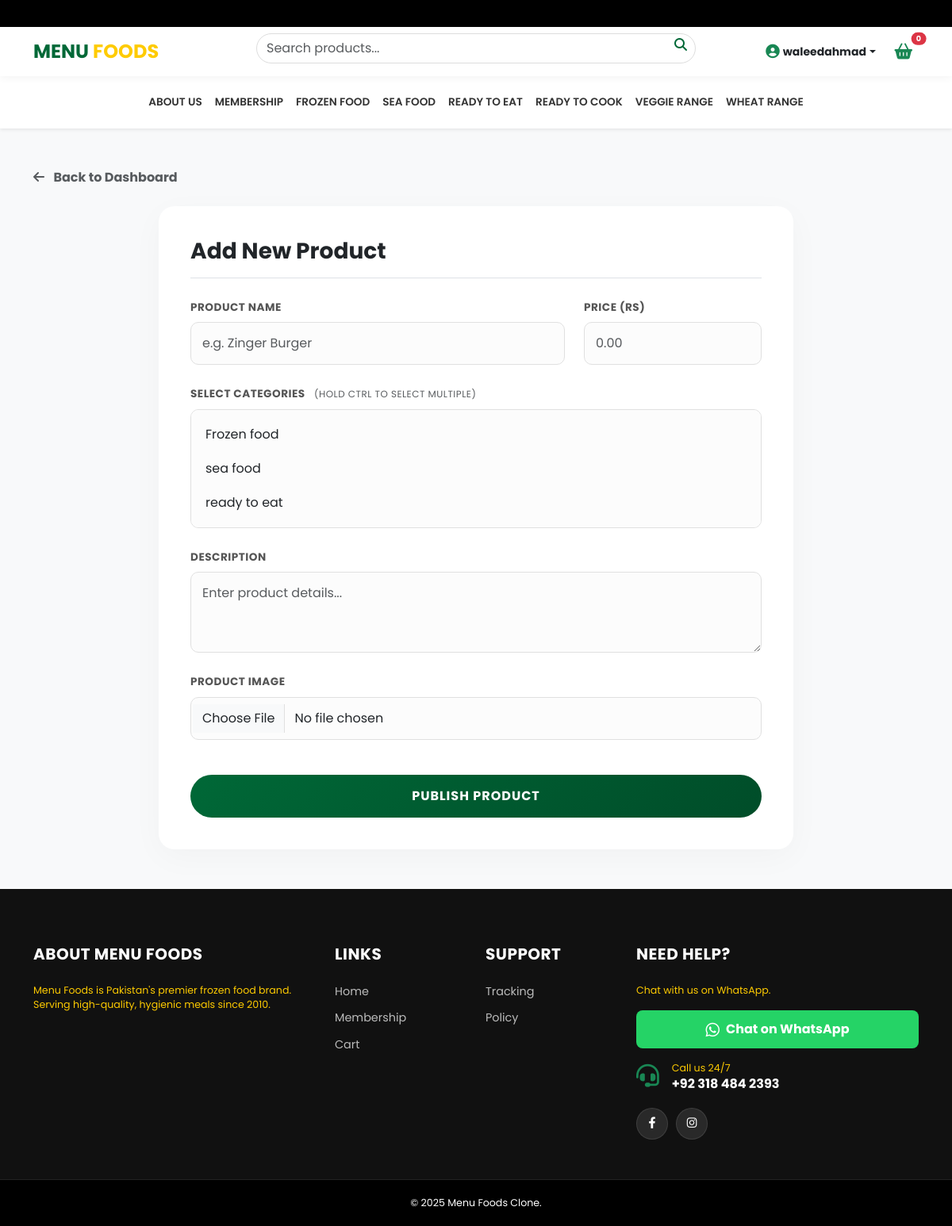
The page /portal/add-product/ (signed in) on the database its author committed.
### store/models.py (models this page shows, shortened)
class Category(models.Model):
    name = models.CharField(max_length=100, unique=True)
    image = models.ImageField(upload_to='categories/', blank=True, null=True)
    class Meta: verbose_name_plural = "Categories"

### custom_admin/views.py (the view, shortened to what this page needs)
# urls.py: path('add-product/', views.admin_add_product, name='admin_add_product'),
@user_passes_test(is_admin)
def admin_add_product(request):
    return render(request, 'custom_admin/add_product.html', {'categories': Category.objects.all()})

### custom_admin/views.py (called while the page is built)
def is_admin(u): return u.is_superuser

### orders/context_processors.py (called while the page is built)
def cart_count(request):
    cart = request.session.get('cart', {})
    return {'cart_item_count': sum(cart.values())}

### templates/custom_admin/add_product.html (shortened to what this page needs)
{% extends 'store/base.html' %}
{% block content %}
<div class="admin-form-container">
    <div class="container">
        <a href="{% url 'admin_dashboard' %}" class="text-decoration-none text-muted fw-bold mb-4 d-inline-block">
            <i class="fas fa-arrow-left me-2"></i> Back to Dashboard
        </a>
        <div class="form-card">
            <h3 class="fw-bold text-dark mb-4 border-bottom pb-3">Add New Product</h3>
            <form method="POST" enctype="multipart/form-data">
                <div class="row g-4">
                    <div class="col-md-8">
                        <label class="form-label">Product Name</label>
                        <input type="text" name="name" class="form-control clean-input" placeholder="e.g. Zinger Burger" required>
                    </div>
                    <div class="col-md-4">
                        <label class="form-label">Price (Rs)</label>
                        <input type="number" name="price" class="form-control clean-input" placeholder="0.00" required>
                    </div>
                    <div class="col-12">
                        <label class="form-label">Select Categories <small class="text-muted text-transform-none fw-normal ms-2">(Hold Ctrl to select multiple)</small></label>
                        <select name="categories" class="form-select multi-select-box" multiple required>
                            {% for cat in categories %}
                            <option value="{{ cat.id }}">{{ cat.name }}</option>
                            {% endfor %}
                        </select>
                    </div>
                    <div class="col-12">
                        <label class="form-label">Description</label>
                        <textarea name="description" class="form-control clean-input" rows="3" placeholder="Enter product details..."></textarea>
                    </div>
                    <div class="col-12">
                        <label class="form-label">Product Image</label>
                        <input type="file" name="image" class="form-control clean-input" required>
                    </div>
                    <div class="col-12">
                        <button type="submit" class="btn-submit">PUBLISH PRODUCT</button>
                    </div>
                </div>
            </form>
        </div>
    </div>
</div>
{% endblock %}

### templates/store/base.html (shortened to what this page needs)
{% load static %}
<!DOCTYPE html>
<html lang="en">
<head>
    <link href="https://cdn.jsdelivr.net/npm/bootstrap@5.3.0/dist/css/bootstrap.min.css" rel="stylesheet">
    <link rel="stylesheet" href="https://cdnjs.cloudflare.com/ajax/libs/font-awesome/6.4.0/css/all.min.css">
    <link rel="stylesheet" href="https://cdnjs.cloudflare.com/ajax/libs/viewerjs/1.11.3/viewer.min.css">
</head>
<body>
    <div class="top-bar"><div class="marquee-text">Order now for fresh stock! Deliveries might be slightly delayed. | Call us 24/7 at +92 318 484 2393 | Free Delivery for Members!</div></div>
    <div class="main-header sticky-top">
        <div class="container">
            <div class="row align-items-center g-2">
                <div class="col-6 col-lg-3 d-flex align-items-center">
                    <a href="{% url 'home' %}" class="text-decoration-none">
                        <h4 class="m-0 fw-bold" style="color: var(--primary-green);">MENU <span style="color: var(--accent-yellow);">FOODS</span></h4>
                    </a>
                </div>
                <div class="col-6 col-lg-3 text-end d-flex align-items-center justify-content-end order-lg-3 mobile-actions gap-3">
                    {% if user.is_authenticated %}
                        <div class="dropdown">
                            <a class="text-dark text-decoration-none small fw-bold dropdown-toggle d-flex align-items-center" href="#" data-bs-toggle="dropdown">
                                <span class="d-none d-lg-inline">{{ user.username }}</span>
                            </a>
                        </div>
                    {% else %}
                        <a href="{% url 'login' %}" class="text-dark small fw-bold"><i class="fas fa-user me-1"></i> Login</a>
                    {% endif %}
                    <a href="{% url 'cart_page' %}" class="btn btn-outline-success rounded-pill position-relative border-0 fw-bold p-1 px-2">
                        <i class="fas fa-shopping-basket fa-lg"></i>
                        <span id="cart-badge" class="position-absolute top-0 start-100 translate-middle badge rounded-pill bg-danger" style="font-size: 0.6rem;">{{ cart_item_count|default:"0" }}</span>
                    </a>
                </div>
                <div class="col-12 col-lg-6 order-lg-2 mt-2 mt-lg-0">
                    <form class="search-box d-flex position-relative" action="{% url 'search' %}" method="GET">
                        <input class="form-control search-input" type="search" name="q" placeholder="Search products..." value="{{ request.GET.q }}">
                        <button class="search-btn" type="submit"><i class="fas fa-search"></i></button>
                    </form>
                </div>
            </div>
        </div>
    </div>
    <nav class="navbar navbar-expand-lg navbar-custom shadow-sm bg-white d-none d-lg-block">
        <div class="container justify-content-center">
            <ul class="navbar-nav">
                <li class="nav-item"><a class="nav-link" href="{% url 'about' %}">ABOUT US</a></li>
                <li class="nav-item"><a class="nav-link" href="{% url 'membership' %}">MEMBERSHIP</a></li>
                {% for cat in categories %}
                    <li class="nav-item"><a class="nav-link" href="{% url 'category_view' cat.id %}">{{ cat.name|upper }}</a></li>
                {% endfor %}
            </ul>
        </div>
    </nav>
    <div style="flex: 1;">{% block content %}{% endblock %}</div>
    <footer>
        <div class="container">
            <div class="row g-4">
                <div class="col-lg-4 col-md-6">
                    <h5 class="text-white">About Menu Foods</h5>
                    <p class="small mb-4" style="color: var(--accent-yellow);">
                        Menu Foods is Pakistan's premier frozen food brand. Serving high-quality, hygienic meals since 2010.
                    </p>
                </div>
                <div class="col-lg-2 col-md-6 col-6">
                    <h5>Links</h5>
                    <ul>
                        <li><a href="{% url 'home' %}">Home</a></li>
                        <li><a href="{% url 'membership' %}">Membership</a></li>
                        <li><a href="{% url 'cart_page' %}">Cart</a></li>
                    </ul>
                </div>
                <div class="col-lg-2 col-md-6 col-6">
                    <h5>Support</h5>
                    <ul>
                        <li><a href="{% url 'my_orders' %}">Tracking</a></li>
                        <li><a href="{% url 'about' %}">Policy</a></li>
                    </ul>
                </div>
                <div class="col-lg-4 col-md-6">
                    <h5>Need Help?</h5>
                    <p class="small mb-3" style="color: var(--accent-yellow);">Chat with us on WhatsApp.</p>
                    <a href="https://wa.me/923184842393" target="_blank" class="btn w-100 mb-3 d-flex align-items-center justify-content-center" style="background-color: #25D366; color: white; font-weight: bold; border:none; padding: 12px; border-radius: 8px;">
                        <i class="fab fa-whatsapp fa-lg me-2"></i> Chat on WhatsApp
                    </a>
                    <div class="d-flex align-items-center mb-3">
                        <i class="fas fa-headset fa-2x text-success me-3"></i>
                        <div>
                            <p class="mb-0 small" style="color: var(--accent-yellow);">Call us 24/7</p>
                            <h6 class="text-white fw-bold m-0">+92 318 484 2393</h6>
                        </div>
                    </div>
                    <div class="footer-social">
                        <a href="https://web.facebook.com/profile.php?id=61584493205748" target="_blank"><i class="fab fa-facebook-f"></i></a>
                        <a href="#" target="_blank"><i class="fab fa-instagram"></i></a>
                    </div>
                </div>
            </div>
        </div>
        <div class="footer-bottom">
            <div class="container text-center">
                <p class="mb-0 small text-white">&copy; 2025 Menu Foods Clone.</p>
            </div>
        </div>
    </footer>
</body>
</html>

### templates/store/base.html (style rules this page uses)
:root { --primary-green: #006837; --accent-yellow: #fecb00; --light-bg: #f8f9fa; }
body { font-family: 'Poppins', sans-serif; background-color: var(--light-bg); display: flex; flex-direction: column; min-height: 100vh; }
.top-bar { background-color: #000; color: #fff; font-size: 0.75rem; padding: 8px 0; overflow: hidden; white-space: nowrap; }
.marquee-text { display: inline-block; padding-left: 100%; animation: marquee 15s linear infinite; }
.main-header { background-color: #fff; padding: 15px 0; box-shadow: 0 2px 10px rgba(0,0,0,0.05); }
.search-input { border-radius: 50px; padding-right: 40px; border: 1px solid #ddd; }
.search-btn { position: absolute; right: 5px; top: 2px; background: none; border: none; color: var(--primary-green); }
.navbar-custom .nav-link { color: #333; font-weight: 600; font-size: 0.85rem; padding: 15px 15px; transition: 0.3s; }
footer { background-color: #111; color: #bbb; margin-top: auto; padding-top: 70px; font-size: 0.9rem; }
footer h5 { color: #fff; font-weight: 700; margin-bottom: 25px; text-transform: uppercase; letter-spacing: 0.5px; }
footer ul { list-style: none; padding: 0; }
footer ul li { margin-bottom: 12px; }
footer ul li a { color: #bbb; text-decoration: none; transition: 0.3s; }
.footer-social { display: flex; gap: 10px; margin-top: 20px; }
.footer-social a { display: flex; width: 40px; height: 40px; background: rgba(255, 255, 255, 0.1); color: #fff !important; align-items: center; justify-content: center; border-radius: 50%; text-decoration: none; transition: all 0.3s ease; border: 1px solid rgba(255, 255, 255, 0.1); }
.footer-bottom { background: #000; padding: 20px 0; margin-top: 50px; border-top: 1px solid #222; }

### templates/custom_admin/add_product.html (style rules this page uses)
.admin-form-container { background: #f8f9fa; min-height: 90vh; padding: 50px 0; }
.form-card { background: #fff; border-radius: 20px; box-shadow: 0 10px 40px rgba(0,0,0,0.03); padding: 40px; max-width: 800px; margin: 0 auto; }
.form-label { font-weight: 700; font-size: 0.85rem; color: #555; text-transform: uppercase; letter-spacing: 0.5px; margin-bottom: 8px; }
.clean-input { background-color: #fcfcfc; border: 1px solid #e0e0e0; border-radius: 10px; padding: 14px; transition: 0.3s; }
.multi-select-box { height: 150px; background-color: #fcfcfc; border: 1px solid #e0e0e0; border-radius: 10px; padding: 10px; }
.multi-select-box option { padding: 8px; border-radius: 6px; margin-bottom: 2px; }
.btn-submit { background: linear-gradient(135deg, #006837 0%, #004d29 100%); color: white; border: none; padding: 15px; border-radius: 50px; width: 100%; font-weight: 700; letter-spacing: 1px; margin-top: 20px; transition: 0.3s; }

### rows shown on the page
Category: name "FROZEN FOOD", {{ cat.id }} 1 (drawn)
Category: name "SEA FOOD", {{ cat.id }} 2 (drawn)
Category: name "READY TO EAT", {{ cat.id }} 3 (drawn)
Category: name "READY TO COOK", {{ cat.id }} 4 (drawn)
Category: name "VEGGIE RANGE"
Category: name "WHEAT RANGE"

### other values the page prints
{{ user.username }} "waleedahmad"
{{ cart_item_count|default:"0" }} "0"
